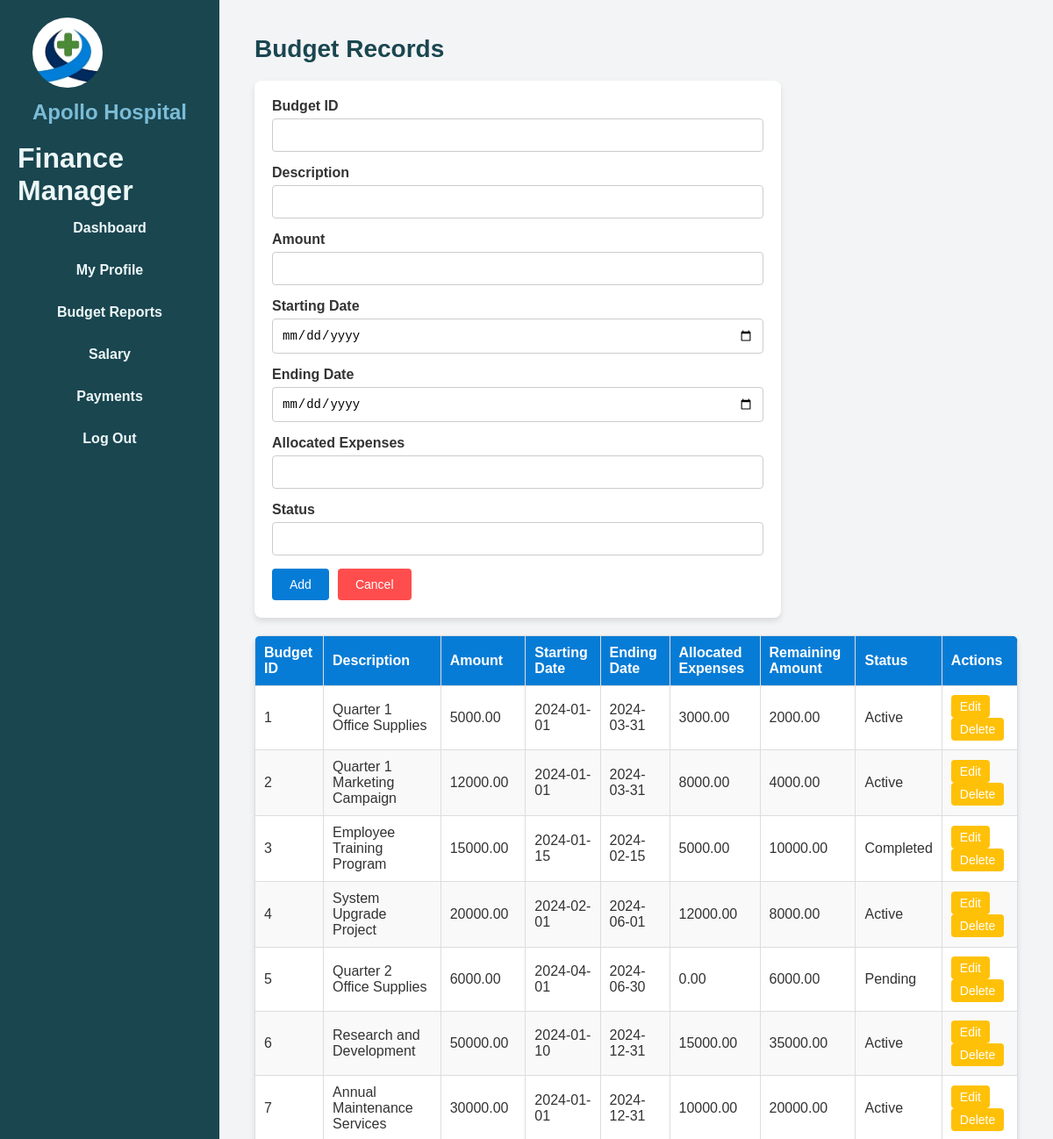
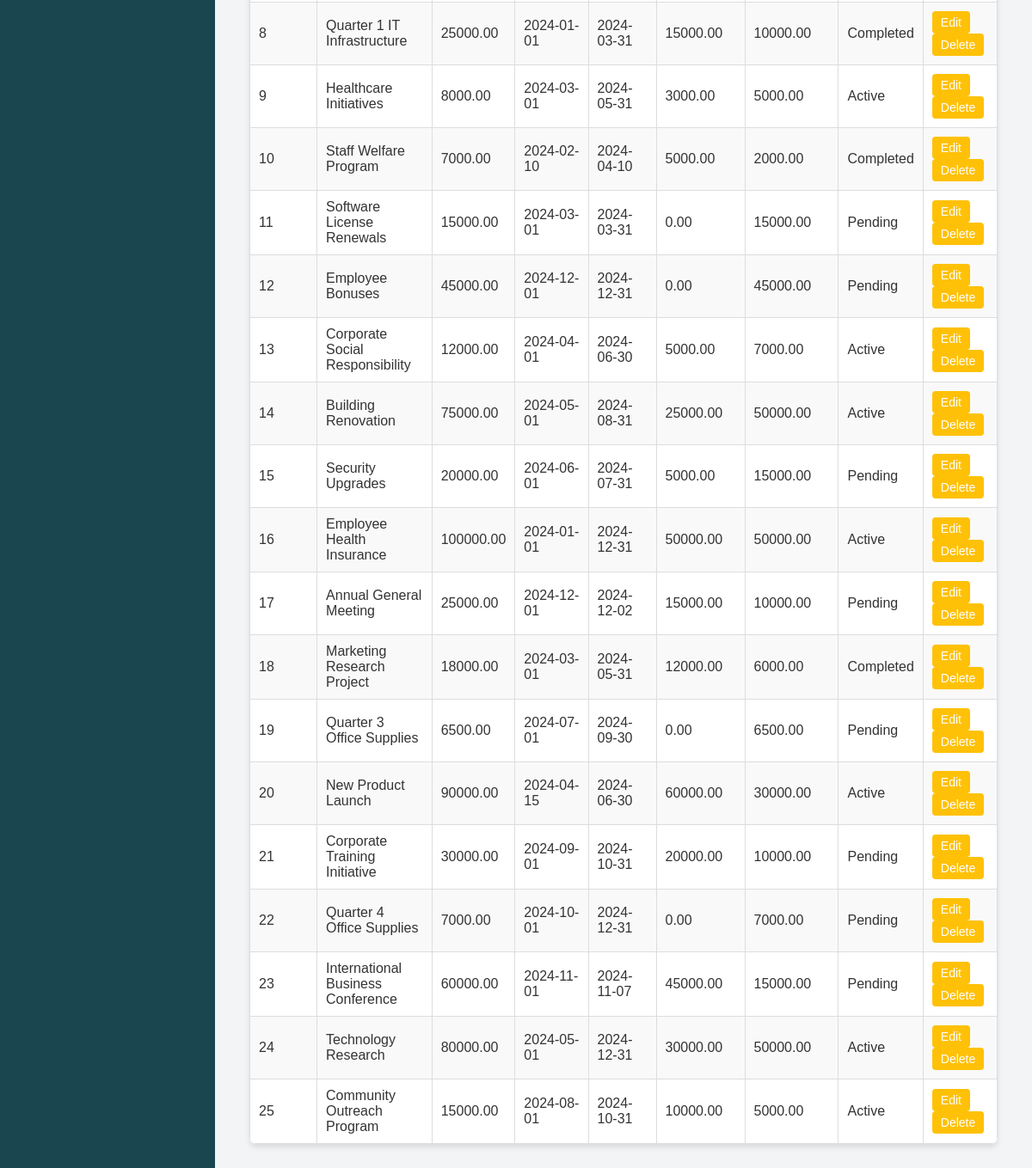
/hospital/bugetr.php, run on the app's committed database (2 pictures, top to bottom).
### tables this page shows
CREATE TABLE `budget` (
  `budget_id` int(11) NOT NULL,
  `description` varchar(255) NOT NULL,
  `amount` decimal(10,2) NOT NULL,
  `starting_date` date NOT NULL,
  `ending_date` date NOT NULL,
  `allocated_expenses` decimal(10,2) NOT NULL,
  `status` varchar(50) NOT NULL,
  `created_at` timestamp NOT NULL DEFAULT current_timestamp(),
  `updated_at` timestamp NOT NULL DEFAULT current_timestamp() ON UPDATE current_timestamp()
);

### hospital/bugetr.php (the view, shortened to what this page needs)
<?php
include "conf.php";
?>
<!DOCTYPE html>
<html lang="en">
<head>
    <link rel="stylesheet" href="budgetr.css">
</head>
<body>
    <div class="container">
        <div class="sidebar">
            <div class="logo">
                <img src="logo.jpeg" alt="Hospital Logo">
                <h2>Apollo Hospital</h2>
            </div>
            <h1>Finance Manager </h1>
            <a href="MFdash.php">Dashboard</a>
            <a href="profilefm.php">My Profile</a>
            <a href="bugetr.php">Budget Reports</a>
            <a href="salary.php">Salary</a>
            <a href="paymentview.php">Payments</a>
            <a href="stlogin.html">Log Out</a>
        </div>
        <div class="content">
            <h1>Budget Records</h1>
            <form method="POST" action="process.php">
                <div class="form-group">
                    <label for="budget_id">Budget ID</label>
                    <input type="text" name="budget_id" id="budget_id">
                </div>
                <div class="form-group">
                    <label for="description">Description</label>
                    <input type="text" name="description" id="description" required>
                </div>
                <div class="form-group">
                    <label for="amount">Amount</label>
                    <input type="number" name="amount" id="amount" required>
                </div>
                <div class="form-group">
                    <label for="starting_date">Starting Date</label>
                    <input type="date" name="starting_date" id="starting_date" required>
                </div>
                <div class="form-group">
                    <label for="ending_date">Ending Date</label>
                    <input type="date" name="ending_date" id="ending_date" required>
                </div>
                <div class="form-group">
                    <label for="allocated_expenses">Allocated Expenses</label>
                    <input type="number" name="allocated_expenses" id="allocated_expenses" required>
                </div>
                <div class="form-group">
                    <label for="status">Status</label>
                    <input type="text" name="status" id="status" required>
                </div>
                <div class="buttons">
                    <button type="submit" name="action" value="Add" class="Add">Add</button>
                    <button type="reset" class="cancel">Cancel</button>
                </div>
            </form>
            <table>
                <thead>
                    <tr>
                        <th>Budget ID</th>
                        <th>Description</th>
                        <th>Amount</th>
                        <th>Starting Date</th>
                        <th>Ending Date</th>
                        <th>Allocated Expenses</th>
                        <th>Remaining Amount</th>
                        <th>Status</th>
                        <th>Actions</th>
                    </tr>
                </thead>
                <tbody>
                    <?php
                    $sql = "SELECT *, (amount - allocated_expenses) AS remaining_amount FROM budget";
                    $result = $conn->query($sql);
                    if ($result && $result->num_rows > 0) {
                        while ($row = $result->fetch_assoc()) {
                            echo "<tr>
                                <td>{$row['budget_id']}</td>
                                <td>{$row['description']}</td>
                                <td>{$row['amount']}</td>
                                <td>{$row['starting_date']}</td>
                                <td>{$row['ending_date']}</td>
                                <td>{$row['allocated_expenses']}</td>
                                <td>{$row['remaining_amount']}</td>
                                <td>{$row['status']}</td>
                                <td class='actions'>
                                    <a href='edit_budget.php?id={$row['budget_id']}'><button type='button'>Edit</button></a>
                                    <a href='delete_budget.php?id={$row['budget_id']}' onclick=\"return confirm('Are you sure you want to delete this record?');\"><button type='button'>Delete</button></a>
                                </td>
                            </tr>";
                        }
                    } else {
                        echo "<tr><td colspan='9'>No records found</td></tr>";
                    }
                    ?>
                </tbody>
            </table>
        </div>
    </div>
</body>
</html>

### hospital/budgetr.css (style rules this page uses)
* { margin: 0; padding: 0; box-sizing: border-box; }
body { font-family: Arial, sans-serif; background-color: #f4f4f9; color: #333; }
.container { display: flex; min-height: 100vh; }
.sidebar { position: fixed; top: 0; left: 0; width: 250px; height: 100%; background-color: #1A4650; color: #EDF7F7; display: flex; flex-direction: column; align-items: center; padding: 20px; }
.sidebar .logo img { width: 80px; height: 80px; border-radius: 50%; object-fit: cover; margin-bottom: 10px; }
.sidebar h2 { font-size: 1.5rem; color: #7BBCD6; margin-bottom: 20px; }
.sidebar a { display: block; width: 100%; text-align: center; padding: 10px 15px; margin: 5px 0; font-size: 1rem; font-weight: bold; text-decoration: none; color: #EDF7F7; border-radius: 5px; transition: background-color 0.3s ease-in-out, transform 0.3s ease-in-out; }
.content { margin-left: 250px; padding: 40px; width: calc(100% - 250px); background-color: #f3f4f6; min-height: 100vh; }
.content h1 { font-size: 28px; margin-bottom: 20px; color: #1A4650; }
form { background-color: #fff; padding: 20px; border-radius: 8px; box-shadow: 0 4px 6px rgba(0, 0, 0, 0.1); max-width: 600px; margin-bottom: 20px; }
.form-group { margin-bottom: 15px; }
.form-group label { display: block; font-weight: bold; margin-bottom: 5px; }
.form-group input { width: 100%; padding: 10px; border: 1px solid #ccc; border-radius: 4px; font-size: 14px; }
.buttons { display: flex; gap: 10px; }
button { padding: 10px 20px; border: none; border-radius: 4px; font-size: 14px; cursor: pointer; transition: background-color 0.3s ease-in-out; }
button.Add { background-color: #067CD6; color: #fff; }
button.cancel { background-color: #ff4d4d; color: #fff; }
table { width: 100%; border-collapse: collapse; margin-top: 20px; background-color: #fff; border-radius: 8px; overflow: hidden; box-shadow: 0 4px 6px rgba(0, 0, 0, 0.1); }
table th, table td { text-align: left; padding: 10px; border: 1px solid #ddd; }
table th { background-color: #067CD6; color: #fff; }
table tr:nth-child(even) { background-color: #f9f9f9; }
.actions button { padding: 5px 10px; background-color: #067CD6; color: #fff; border: none; border-radius: 4px; cursor: pointer; }
.actions a button { background-color: #ffc107; }

### data on the page
budget: budget_id "1", description "Quarter 1 Office Supplies", amount "5000.00", starting_date "2024-01-01", ending_date "2024-03-31", allocated_expenses "3000.00", remaining_amount "2000.00", status "Active"
budget: budget_id "2", description "Quarter 1 Marketing Campaign", amount "12000.00", starting_date "2024-01-01", ending_date "2024-03-31", allocated_expenses "8000.00", remaining_amount "4000.00", status "Active"
budget: budget_id "3", description "Employee Training Program", amount "15000.00", starting_date "2024-01-15", ending_date "2024-02-15", allocated_expenses "5000.00", remaining_amount "10000.00", status "Completed"
budget: budget_id "4", description "System Upgrade Project", amount "20000.00", starting_date "2024-02-01", ending_date "2024-06-01", allocated_expenses "12000.00", remaining_amount "8000.00", status "Active"
budget: budget_id "5", description "Quarter 2 Office Supplies", amount "6000.00", starting_date "2024-04-01", ending_date "2024-06-30", allocated_expenses "0.00", remaining_amount "6000.00", status "Pending"
budget: budget_id "6", description "Research and Development", amount "50000.00", starting_date "2024-01-10", ending_date "2024-12-31", allocated_expenses "15000.00", remaining_amount "35000.00", status "Active"
budget: budget_id "7", description "Annual Maintenance Services", amount "30000.00", starting_date "2024-01-01", ending_date "2024-12-31", allocated_expenses "10000.00", remaining_amount "20000.00", status "Active"
budget: budget_id "8", description "Quarter 1 IT Infrastructure", amount "25000.00", starting_date "2024-01-01", ending_date "2024-03-31", allocated_expenses "15000.00", remaining_amount "10000.00", status "Completed"
budget: budget_id "9", description "Healthcare Initiatives", amount "8000.00", starting_date "2024-03-01", ending_date "2024-05-31", allocated_expenses "3000.00", remaining_amount "5000.00", status "Active"
budget: budget_id "10", description "Staff Welfare Program", amount "7000.00", starting_date "2024-02-10", ending_date "2024-04-10", allocated_expenses "5000.00", remaining_amount "2000.00", status "Completed"
budget: budget_id "11", description "Software License Renewals", amount "15000.00", starting_date "2024-03-01", ending_date "2024-03-31", allocated_expenses "0.00", remaining_amount "15000.00", status "Pending"
budget: budget_id "12", description "Employee Bonuses", amount "45000.00", starting_date "2024-12-01", ending_date "2024-12-31", allocated_expenses "0.00", remaining_amount "45000.00", status "Pending"
budget: budget_id "13", description "Corporate Social Responsibility", amount "12000.00", starting_date "2024-04-01", ending_date "2024-06-30", allocated_expenses "5000.00", remaining_amount "7000.00", status "Active"
budget: budget_id "14", description "Building Renovation", amount "75000.00", starting_date "2024-05-01", ending_date "2024-08-31", allocated_expenses "25000.00", remaining_amount "50000.00", status "Active"
budget: budget_id "15", description "Security Upgrades", amount "20000.00", starting_date "2024-06-01", ending_date "2024-07-31", allocated_expenses "5000.00", remaining_amount "15000.00", status "Pending"
budget: budget_id "16", description "Employee Health Insurance", amount "100000.00", starting_date "2024-01-01", ending_date "2024-12-31", allocated_expenses "50000.00", remaining_amount "50000.00", status "Active"
budget: budget_id "17", description "Annual General Meeting", amount "25000.00", starting_date "2024-12-01", ending_date "2024-12-02", allocated_expenses "15000.00", remaining_amount "10000.00", status "Pending"
budget: budget_id "18", description "Marketing Research Project", amount "18000.00", starting_date "2024-03-01", ending_date "2024-05-31", allocated_expenses "12000.00", remaining_amount "6000.00", status "Completed"
budget: budget_id "19", description "Quarter 3 Office Supplies", amount "6500.00", starting_date "2024-07-01", ending_date "2024-09-30", allocated_expenses "0.00", remaining_amount "6500.00", status "Pending"
budget: budget_id "20", description "New Product Launch", amount "90000.00", starting_date "2024-04-15", ending_date "2024-06-30", allocated_expenses "60000.00", remaining_amount "30000.00", status "Active"
budget: budget_id "21", description "Corporate Training Initiative", amount "30000.00", starting_date "2024-09-01", ending_date "2024-10-31", allocated_expenses "20000.00", remaining_amount "10000.00", status "Pending"
budget: budget_id "22", description "Quarter 4 Office Supplies", amount "7000.00", starting_date "2024-10-01", ending_date "2024-12-31", allocated_expenses "0.00", remaining_amount "7000.00", status "Pending"
budget: budget_id "23", description "International Business Conference", amount "60000.00", starting_date "2024-11-01", ending_date "2024-11-07", allocated_expenses "45000.00", remaining_amount "15000.00", status "Pending"
budget: budget_id "24", description "Technology Research", amount "80000.00", starting_date "2024-05-01", ending_date "2024-12-31", allocated_expenses "30000.00", remaining_amount "50000.00", status "Active"
budget: budget_id "25", description "Community Outreach Program", amount "15000.00", starting_date "2024-08-01", ending_date "2024-10-31", allocated_expenses "10000.00", remaining_amount "5000.00", status "Active"
